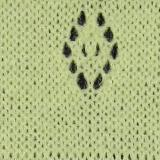
#> input picture ml_server/images/Move1_Diamond05_0_10_b_back.jpg, 160 x 160 px
$ python visualize.py ../images/Move1_Diamond05_0_10_b_back.jpg
#> lines starting #> are read from the running program, lines starting #| are printed output that depends on the picture
import numpy as np
import sys, os
import cv2
from PIL import Image

basedir = os.path.dirname(os.path.realpath(__file__))

# New Instructions (17)
INSTRUCTION_CODES = np.arange(17)
instrToIDTable = np.zeros(256, dtype=np.int32) - 1
instrToIDTable[INSTRUCTION_CODES] = np.arange(len(INSTRUCTION_CODES), dtype=np.int32)

def readInstructionsPNG(filename):
    ''' Exact operation over PNG '''
    im = Image.open(filename)
#> im is the input picture: PIL image 160x160 RGB; mean R, G, B 176.4, 186.7, 132.5
    instructions = np.array(im)

    # Get instruction IDs
    ids = intructionsToIDs(instructions)
    if np.any(ids < 0):
        raise RuntimeError('Invalid instructions!')

    return ids

def intructionsToIDs(instructions):
    ''' Converts actual command codes to our sequential IDs '''
    ids = instrToIDTable[instructions]
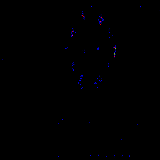
#> ids: shape (160, 160, 3) int32; mean R, G, B -0.994, -0.999, -0.947; drawn with min black and max white
    if np.any(ids < 0):
#> (the run stopped early here; a loop or call above may not have finished)
